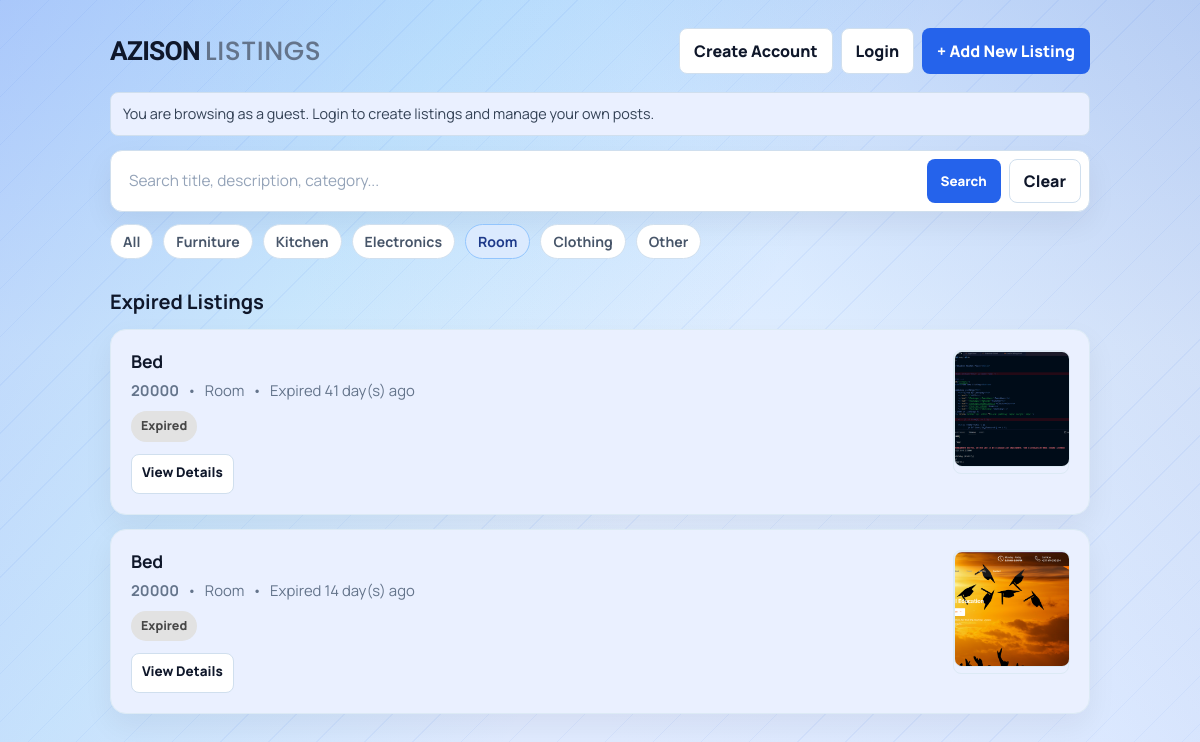
Before: /?category=Room with the older database file.
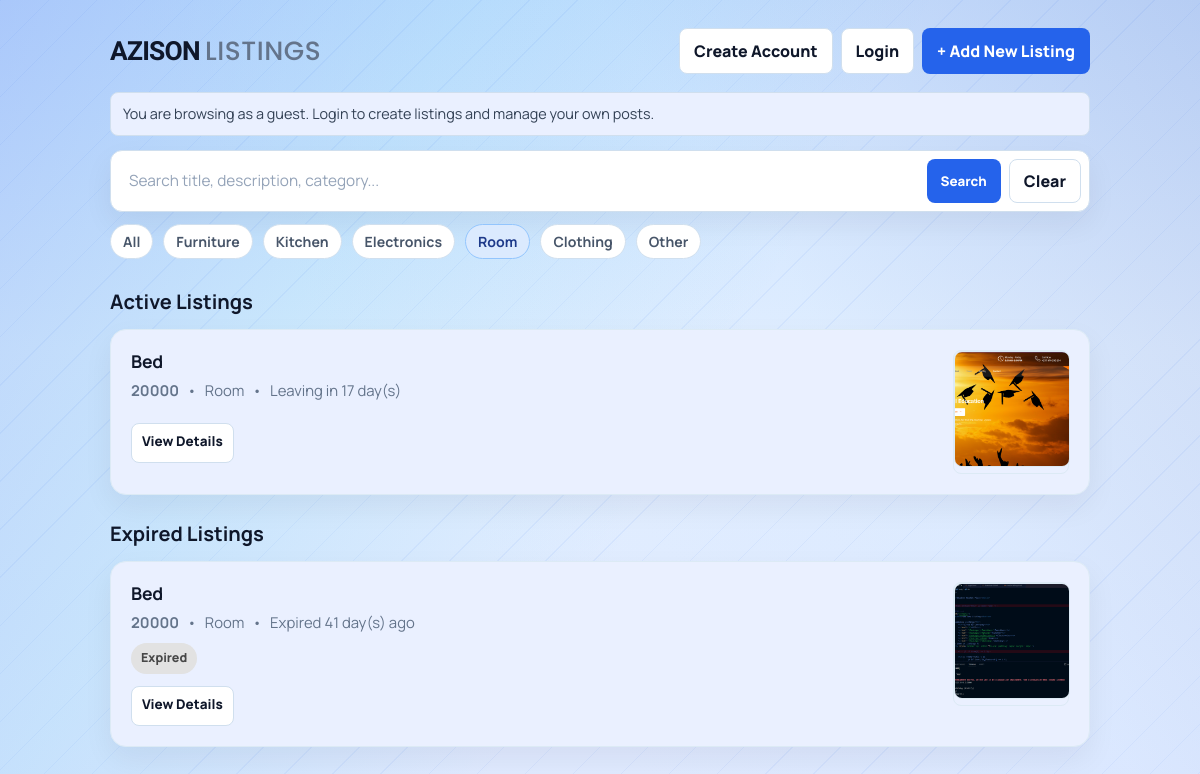
After: the same page with the newer database file.
### tables this page shows
CREATE TABLE listings(
            id INTEGER PRIMARY KEY AUTOINCREMENT,
            title TEXT,
            price TEXT,
            category TEXT,
            phone TEXT,
            owner_phone TEXT,
            leave_date TEXT,
            description TEXT,
            image TEXT,
            is_featured INTEGER DEFAULT 0
        , view_count INTEGER DEFAULT 0);

### app.py (the view, shortened to what this page needs)
@app.route("/")
def home():
    conn = get_db()
    cursor = conn.cursor()
    category = request.args.get("category")
    search = request.args.get("search")
    user_phone = get_session_phone()
    if category and search:
        query = f"%{search}%"
        cursor.execute(
            """
            SELECT * FROM listings
            WHERE category = ?
            AND (
                title LIKE ?
                OR category LIKE ?
                OR price LIKE ?
                OR phone LIKE ?
                OR description LIKE ?
            )
            ORDER BY is_featured DESC, id DESC
            """,
            (category, query, query, query, query, query),
        )
    elif category:
        cursor.execute(
            """
            SELECT * FROM listings
            WHERE category = ?
            ORDER BY is_featured DESC, id DESC
            """,
            (category,),
        )
    if "listings" not in locals():
        listings = cursor.fetchall()
    today = datetime.today().date()
    featured_listings = []
    active_listings = []
    expired_listings = []
    for item in listings:
        leave_date = datetime.strptime(item["leave_date"], "%Y-%m-%d").date()
        days_left = (leave_date - today).days
        owner_phone = item["owner_phone"] or ""
        listing_data = {
            "id": item["id"],
            "title": item["title"],
            "price": item["price"],
            "category": item["category"],
            "phone": item["phone"],
            "owner_phone": owner_phone,
            "leave_date": item["leave_date"],
            "description": item["description"] or "",
            "image": item["image"],
            "is_featured": item["is_featured"],
            "days_left": days_left,
            "is_expired": days_left < 0,
            "can_manage": bool(user_phone and user_phone == owner_phone),
        }
        if listing_data["is_expired"]:
            expired_listings.append(listing_data)
        elif item["is_featured"] == 1:
            featured_listings.append(listing_data)
        else:
            active_listings.append(listing_data)
    enhanced_listings = featured_listings + active_listings + expired_listings
    conn.close()
    return render_template(
        "index.html",
        listings=enhanced_listings,
        search=search,
    )

### app.py (called while the page is built, shortened)
def env_flag(name):
    return os.getenv(name, "").strip().lower() in {"1", "true", "yes", "on"}

@app.template_filter("highlight")
def highlight(text, search):
    if text is None:
        return ""
    text = str(text)
    if not search:
        return text

def get_db():
    if USE_POSTGRES:
        if psycopg2 is None:
            raise RuntimeError("DATABASE_URL is set but psycopg2 is not installed.")
        return PostgresConnection(psycopg2.connect(normalize_database_url(DATABASE_URL)))
    conn = sqlite3.connect(SQLITE_DATABASE_PATH)
    conn.row_factory = sqlite3.Row
    return conn

def normalize_phone(raw_phone):
    if not raw_phone:
        return ""

def get_session_user_id():
    raw_user_id = session.get("user_id")
    if raw_user_id is None:
        return None
    try:
        return int(raw_user_id)
    except (TypeError, ValueError):
        session.pop("user_id", None)
        return None

def get_session_phone():
    user_phone = normalize_phone(session.get("user_phone"))
    if user_phone:
        return user_phone
    user = current_user_record()
    if user:
        return normalize_phone(user.get("phone"))
    return ""

### templates/index.html (shortened to what the changed rows need)
<!DOCTYPE html>
<html lang="en">
<head>
    <link rel="stylesheet" href="{{ url_for('static', filename='css/marketplace.css') }}">
</head>
<body>
    <main class="page">
        <section class="header">
            <h1><span class="brand">AZISON</span> <span class="site-title">LISTINGS</span></h1>
        </section>
        <section class="list">
            {% if listings %}
                {% set sections = namespace(featured_shown=false, active_shown=false, expired_shown=false) %}
                {% for item in listings %}
                    {% if item['is_expired'] and not sections.expired_shown %}
                        <div class="listing-section-heading">
                            <h2>Expired Listings</h2>
                        </div>
                        {% set sections.expired_shown = true %}
                    {% elif item['is_featured'] == 1 and not sections.featured_shown %}
                        <div class="listing-section-heading">
                            <h2>⭐ Featured Listings</h2>
                        </div>
                        {% set sections.featured_shown = true %}
                    {% elif not item['is_expired'] and item['is_featured'] != 1 and not sections.active_shown %}
                        <div class="listing-section-heading">
                            <h2>Active Listings</h2>
                        </div>
                        {% set sections.active_shown = true %}
                    {% endif %}
                    {% set detail_url = url_for('listing_detail', id=item['id'], category=request.args.get('category'), search=request.args.get('search')) %}
                    <article class="card clickable" data-href="{{ detail_url }}" tabindex="0" role="link" aria-label="Open listing: {{ item['title'] }}">
                        <div class="card-body">
                            <h2>
                                <a href="{{ detail_url }}">
                                    {{ item['title'] | highlight(search) }}
                                </a>
                            </h2>
                            <p class="meta">
                                <span><strong>{{ item['price'] | highlight(search) }}</strong></span>
                                <span>•</span>
                                <span>{{ item['category'] | highlight(search) }}</span>
                                <span>•</span>
                                {% if item['is_expired'] %}
                                    <span class="deadline expired">Expired {{ item['days_left'] * -1 }} day(s) ago</span>
                                {% elif item['days_left'] <= 3 %}
                                    <span class="deadline soon">⚡ Leaving in {{ item['days_left'] }} day(s)</span>
                                {% else %}
                                    <span class="deadline">Leaving in {{ item['days_left'] }} day(s)</span>
                                {% endif %}
                            </p>
                            <div class="badges">
                                {% if item['is_expired'] %}
                                    <span class="badge expired">Expired</span>
                                {% endif %}
                            </div>
                            <div class="actions">
                                <a class="action-link" href="{{ detail_url }}">View Details</a>
                            </div>
                        </div>
                        {% if item['image'] %}
                            <a class="thumb-link lightbox-trigger" href="{{ listing_image_url(item['image']) }}" title="Open full image">
                                <img class="thumb" src="{{ listing_image_url(item['image']) }}" alt="{{ item['title'] }}">
                            </a>
                        {% endif %}
                    </article>
                {% endfor %}
            {% else %}
                <p class="empty">No listings match your current search/filter.</p>
            {% endif %}
        </section>
    </main>
</body>
</html>

Changed rows visible on the page:
changed listings (number 1 of 2 on the later page): days_left (not shown) → "17"; item "14" → (not shown); text "Expired day(s) ago Expired" → "Active Listings Leaving in day(s)"; moves up the list
